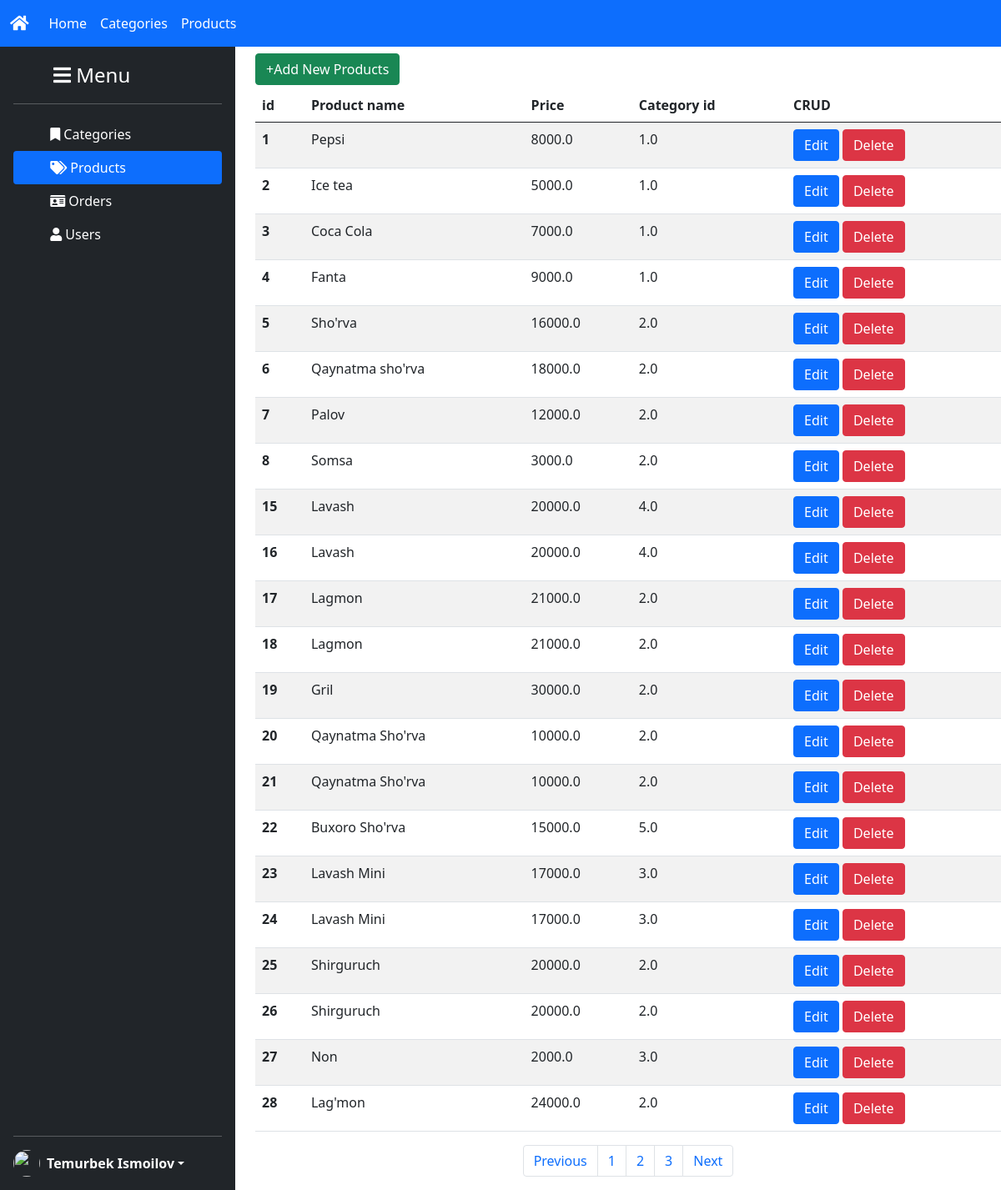
Page /shop/postproduct/ on the committed database.
### shop/models.py (models this page shows, shortened)
class Products(models.Model):
    product_name = models.CharField(max_length=100,null=True)
    product_image = models.ImageField(null=True)
    price = models.FloatField(null=True)
    category_id = models.FloatField()

### shop/views.py (the view)
# urls.py: path('postproduct/',post_Product,name = 'about'),
def post_Product(request):
    form = PostProduct()
    form = PostProduct(request.POST,request.FILES)
    if form.is_valid():
           print('Saqlandi')
           form.save()
    else:
        print('Saqlanmadi')
    form1 = PostCategories()
    form1 = PostCategories(request.POST,request.FILES)
    if form1.is_valid():
           print('Saqlandi')
           form1.save()
    else:
        print('Saqlanmadi')
    prs = Products.objects.all()
    print(form1)
    context = {
        'form':form,
        'form1':form1,
        'prs':prs,
    }
    return render(request, 'products.html', context)

### templates/products.html (shortened to what this page needs)
<!DOCTYPE html>
{% load static %}
<html lang="en">
<head>
     <link rel="stylesheet" href="{% static 'bootstrap/css/bootstrap.min.css' %}">
    <link rel="stylesheet" href="{% static 'css/style.css' %}">
    <link rel="stylesheet" href="{%static 'font/css/all.min.css'%}">
</head>
<body><main>
 <nav class="navbar navbar-expand-lg navbar-light bg-primary">
  <div class="container-fluid">
    <a class="navbar-brand" href="#" style="color: white"><i class="fas fa-home"></i></a>
    <div class="collapse navbar-collapse" id="navbarNav">
      <ul class="navbar-nav" >
        <li class="nav-item">
          <a class="nav-link active" aria-current="page" href="#" style="color: white">Home</a>
        </li>
        <li class="nav-item">
          <a class="nav-link" href="http://127.0.0.1:8000/shop/postcategories" style="color: white">Categories</a>
        </li>
        <li class="nav-item">
          <a class="nav-link" href="http://127.0.0.1:8000/shop/postproduct" style="color: white">Products</a>
        </li>
      </ul>
    </div>
  </div>
</nav>
 <div class="row">
     <div class="col-md-3 col-12">
          <div class="d-flex flex-column flex-shrink-0 p-3 text-white bg-dark h-100" >
    <a href="/" class="d-flex align-items-center mb-3 mb-md-0 me-md-auto text-white text-decoration-none">
      <svg class="bi me-2" width="40" height="32"><use xlink:href="#bootstrap"></use></svg>
      <span class="fs-4"><i class="fas fa-bars"></i> Menu</span>
    </a>
    <hr>
    <ul class="nav nav-pills flex-column mb-auto " style="height: 400px">
      <li class="nav-item">
        <a href="http://127.0.0.1:8000/shop/postcategories" class="nav-link text-white" aria-current="page">
          <svg class="bi me-2" width="16" height="16"><use xlink:href="#home"></use></svg>
         <i class="fa fa-bookmark"></i> Categories
        </a>
      </li>
      <li>
        <a href="http://127.0.0.1:8000/shop/postproduct/" class="nav-link text-white active">
          <svg class="bi me-2" width="16" height="16"><use xlink:href="#speedometer2"></use></svg>
        <i class="fa fa-tags" aria-hidden="true"></i>  Products
        </a>
      </li>
      <li>
        <a href="#" class="nav-link text-white">
          <svg class="bi me-2" width="16" height="16"><use xlink:href="#table"></use></svg>
        <i class="fa fa-id-card" ></i>  Orders
        </a>
      </li>
      <li>
        <a href="#" class="nav-link text-white">
          <svg class="bi me-2" width="16" height="16"><use xlink:href="#grid"></use></svg>
         <i class="fas fa-user"></i>  Users
        </a>
      </li>
      </ul>
    <hr>
    <div class="dropdown">
      <a href="#" class="d-flex align-items-center text-white text-decoration-none dropdown-toggle" id="dropdownUser1" data-bs-toggle="dropdown" aria-expanded="false">
        <img src="https://github.com/mdo.png" alt="" width="32" height="32" class="rounded-circle me-2">
        <strong>Temurbek Ismoilov</strong>
      </a>
    </div>
  </div>
     </div>
     <div class="col-md-9 col-12">
<button type="button" class="btn btn-success mt-2 mb-1" data-bs-toggle="modal" data-bs-target="#exampleModal">
  +Add New Products
</button>
         <table class="table table-hover table-striped w-100">
  <thead>
    <tr>
      <th scope="col">id</th>
      <th scope="col">Product name</th>
      <th scope="col">Price</th>
      <th scope="col">Category id</th>
        <th>CRUD</th>
    </tr>
  </thead>
  <tbody>
   {% for i in prs%}
   <tr>
      <th scope="row">{{i.id}}</th>
      <td>{{i.product_name}}</td>
      <td>{{i.price}}</td>
      <td>{{i.category_id}}</td>
       <td><button class="btn btn-primary">Edit</button>
           <button class="btn btn-danger">Delete</button></td>
    </tr>
   {% endfor %}
  </tbody>
</table>
   <nav class="d-flex justify-content-center" aria-label="Page navigation example ">
  <ul class="pagination">
    <li class="page-item"><a class="page-link" href="#">Previous</a></li>
    <li class="page-item"><a class="page-link" href="#">1</a></li>
    <li class="page-item"><a class="page-link" href="#">2</a></li>
    <li class="page-item"><a class="page-link" href="#">3</a></li>
    <li class="page-item"><a class="page-link" href="#">Next</a></li>
  </ul>
</nav>
     </div>
 </div>
</main>
</body>
</html>

### rows in the picture
Products: id "1", product_name "Pepsi", price "8000.0", category_id "1.0"
Products: id "2", product_name "Ice tea", price "5000.0", category_id "1.0"
Products: id "3", product_name "Coca Cola", price "7000.0", category_id "1.0"
Products: id "4", product_name "Fanta", price "9000.0", category_id "1.0"
Products: id "5", product_name "Sho'rva", price "16000.0", category_id "2.0"
Products: id "6", product_name "Qaynatma sho'rva", price "18000.0", category_id "2.0"
Products: id "7", product_name "Palov", price "12000.0", category_id "2.0"
Products: id "8", product_name "Somsa", price "3000.0", category_id "2.0"
Products: id "15", product_name "Lavash", price "20000.0", category_id "4.0"
Products: id "16", product_name "Lavash", price "20000.0", category_id "4.0"
Products: id "17", product_name "Lagmon", price "21000.0", category_id "2.0"
Products: id "18", product_name "Lagmon", price "21000.0", category_id "2.0"
Products: id "19", product_name "Gril", price "30000.0", category_id "2.0"
Products: id "20", product_name "Qaynatma Sho'rva", price "10000.0", category_id "2.0"
Products: id "21", product_name "Qaynatma Sho'rva", price "10000.0", category_id "2.0"
Products: id "22", product_name "Buxoro Sho'rva", price "15000.0", category_id "5.0"
Products: id "23", product_name "Lavash Mini", price "17000.0", category_id "3.0"
Products: id "24", product_name "Lavash Mini", price "17000.0", category_id "3.0"
Products: id "25", product_name "Shirguruch", price "20000.0", category_id "2.0"
Products: id "26", product_name "Shirguruch", price "20000.0", category_id "2.0"
Products: id "27", product_name "Non", price "2000.0", category_id "3.0"
Products: id "28", product_name "Lag'mon", price "24000.0", category_id "2.0"
